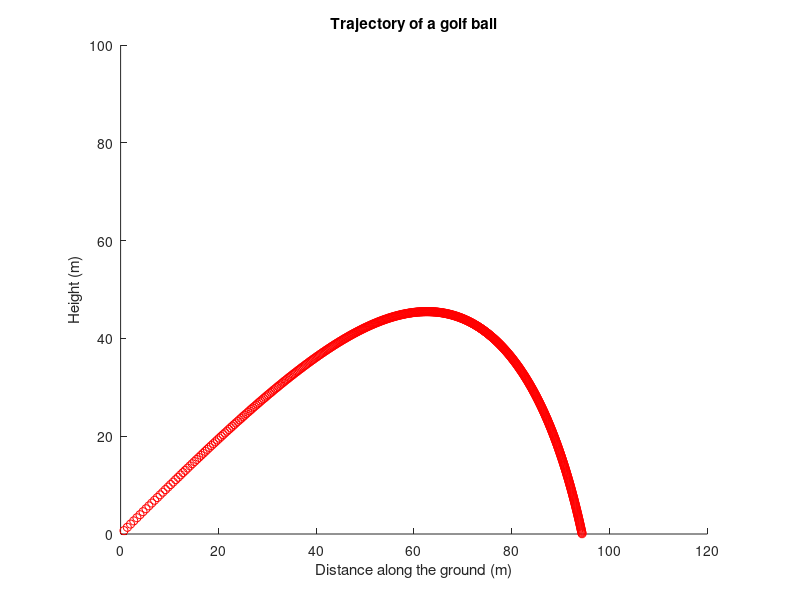

Here is the MATLAB script that generated this plot:
% Script golfBall
% Simulate the trajectory of a golf ball.  Units are meters and seconds.
% The initial launch angle phi should be >0 and <=pi/2.
% Edited by: Hannah Ciesler / Ryan Ellis

% Set up figure window
close all         % Close all previous figure windows
figure            % Start a new figure window
hold on           % Keep the same set of axes (multiple plots on same axes)
axis equal        % unit lengths on x- and y-axis are equal
axis([0 120 0 100])  % x-axis limits [0,120], y-axis limits [0,100]
xlabel('Distance along the ground (m)')
ylabel('Height (m)')
title('Trajectory of a golf ball')

% Constant
g= 9.81;  % Gravitational constant

%%% Do not change the code above %%%
%%%%%%%%%%%%%%%%%%%%%%%%%%%%%%%%%%%%
%%% Modify the code below %%%%%%%%%%


% Parameters and Initial conditions
% DO NOT CHANGE these five variable NAMES, but you can experiment with
% different values.
k= 0.02;       % friction coefficient, 0<=k<1
dt= 0.01;      % size of time step
maxTime= 10;   % maximum duration of simulation allowed
phi= pi/4;     % launch angle, >0 and <=pi/2
v= 100;        % launch velocity

 
% initialization
x= 0;
y= 0;
ascendTime= -1;
vx=v*cos(phi);
vy=v*sin(phi);
t=0;
ymax=-1;

% loop control, ends at maxtime or y<0
while (t<maxTime && y>=0)
    % enumeration
    t=t+dt;

    % math for position
    vx=vx-dt*k*vx*sqrt(vx^2+vy^2);
    vy=vy-dt*(k*vy*sqrt(vx^2+vy^2)+g);
    x=x+vx*dt;
    y=y+vy*dt;
    
    plot(x,y,"ro")

    % finds ascend time with repeated assignment
    if (y>ymax)
    ymax=y;
    ascendTime=t;
    end


end

% descend time calculation
descendTime=t-ascendTime;

%%%%%%%%%%%%% ANSWERS %%%%%%%%%%%%%%%%%%%
% 1) pi/6
% 2) as launch decreases, time increases
% 3) parabolic

%%%%%%%%%%%%%%%%%%%%%%%%%%%%%%%%%%%%%%%%%
%%% Do not modify the code below %%%

hold off

fprintf('Horizontal distance traveled is %.2fm\n',x)
fprintf('Time of simulated trajectory is %.2fs ', t)
fprintf('(%.2fs ascending, %.2fs descending)\n', ascendTime,descendTime)
fprintf('Last computed y value (height from ground) is %.2fm\n\n', y)
    
    
